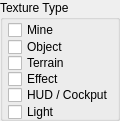
      <widget class="QGroupBox" name="IDC_STATIC_23">
        <property name="geometry">
          <rect>
            <x>602</x>
            <y>584</y>
            <width>120</width>
            <height>121</height>
          </rect>
        </property>
        <property name="title">
          <string>Texture Type</string>
        </property>
        <property name="visible">
          <bool>true</bool>
        </property>
        <property name="enabled">
          <bool>true</bool>
        </property>
        <property name="flat">
          <bool>false</bool>
        </property>
        <widget class="QCheckBox" name="IDC_MINE_TEXTURE">
          <property name="geometry">
            <rect>
              <x>8</x>
              <y>22</y>
              <width>96</width>
              <height>16</height>
            </rect>
          </property>
          <property name="text">
            <string>Mine</string>
          </property>
          <property name="visible">
            <bool>true</bool>
          </property>
          <property name="enabled">
            <bool>true</bool>
          </property>
        </widget>
        <widget class="QCheckBox" name="IDC_OBJECT_TEXTURE">
          <property name="geometry">
            <rect>
              <x>8</x>
              <y>39</y>
              <width>57</width>
              <height>16</height>
            </rect>
          </property>
          <property name="text">
            <string>Object</string>
          </property>
          <property name="visible">
            <bool>true</bool>
          </property>
          <property name="enabled">
            <bool>true</bool>
          </property>
        </widget>
        <widget class="QCheckBox" name="IDC_TERRAIN_TEXTURE">
          <property name="geometry">
            <rect>
              <x>8</x>
              <y>55</y>
              <width>104</width>
              <height>16</height>
            </rect>
          </property>
          <property name="text">
            <string>Terrain</string>
          </property>
          <property name="visible">
            <bool>true</bool>
          </property>
          <property name="enabled">
            <bool>true</bool>
          </property>
        </widget>
        <widget class="QCheckBox" name="IDC_EFFECT_TEXTURE">
          <property name="geometry">
            <rect>
              <x>8</x>
              <y>71</y>
              <width>96</width>
              <height>16</height>
            </rect>
          </property>
          <property name="text">
            <string>Effect</string>
          </property>
          <property name="visible">
            <bool>true</bool>
          </property>
          <property name="enabled">
            <bool>true</bool>
          </property>
        </widget>
        <widget class="QCheckBox" name="IDC_HUD_COCKPIT_TEXTURE">
          <property name="geometry">
            <rect>
              <x>8</x>
              <y>87</y>
              <width>104</width>
              <height>16</height>
            </rect>
          </property>
          <property name="text">
            <string>HUD / Cockput</string>
          </property>
          <property name="visible">
            <bool>true</bool>
          </property>
          <property name="enabled">
            <bool>true</bool>
          </property>
        </widget>
        <widget class="QCheckBox" name="IDC_LIGHT_TEXTURE">
          <property name="geometry">
            <rect>
              <x>8</x>
              <y>104</y>
              <width>104</width>
              <height>16</height>
            </rect>
          </property>
          <property name="text">
            <string>Light</string>
          </property>
          <property name="visible">
            <bool>true</bool>
          </property>
          <property name="enabled">
            <bool>true</bool>
          </property>
        </widget>
      </widget>
